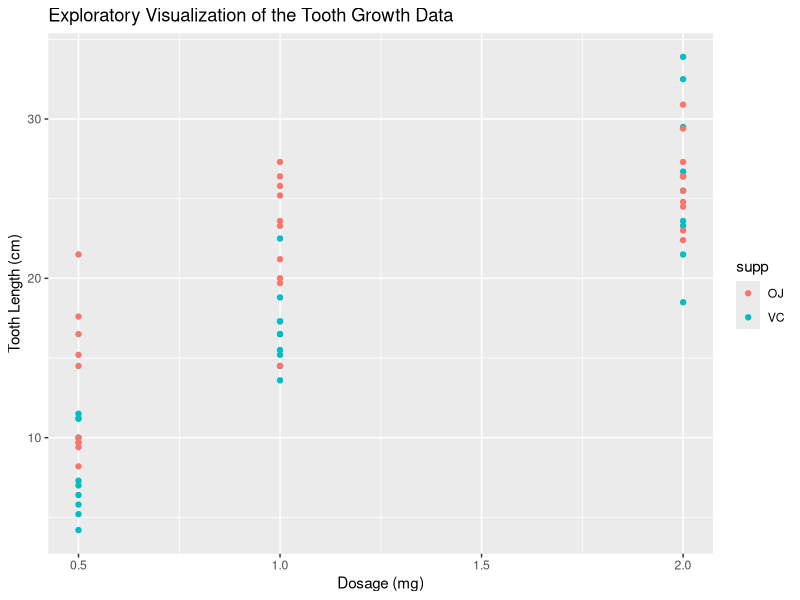

Generate this figure with R:
## ---- chunk 1
library(ggplot2)

data(ToothGrowth)
str(ToothGrowth)
qplot(x = dose, y = len, data = ToothGrowth, color = supp, main = "Exploratory Visualization of the Tooth Growth Data", xlab = "Dosage (mg)", ylab = "Tooth Length (cm)")
## ---- chunk 2
g1 <- ToothGrowth[ToothGrowth$supp == 'OJ', 'len']
g2 <- ToothGrowth[ToothGrowth$supp == 'VC', 'len']

difference <- g2 - g1
tmn <- mean(difference)
tsd <- sd(difference)
n <- 30

tmn + c(-1, 1) * qt(0.975, n-1) * tsd / sqrt(n)
t.test(g2, g1, paired = TRUE)$conf

